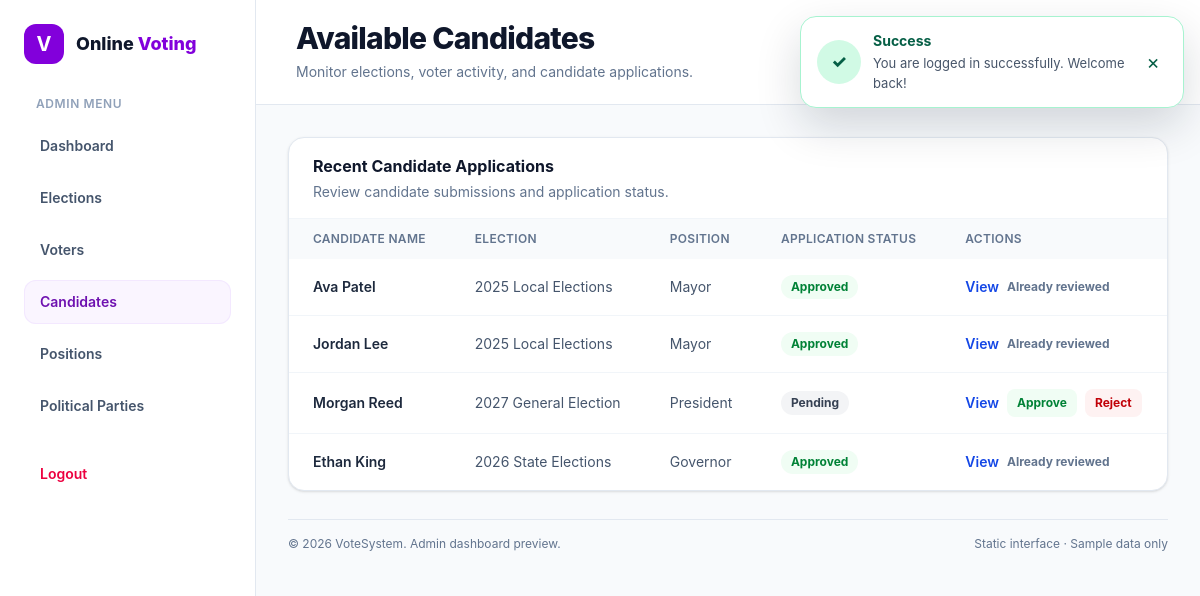
Screenshot of /views/admin/candidates.php (signed in) with the database file from the repository.
### tables this page shows
CREATE TABLE applications (
    id INT AUTO_INCREMENT PRIMARY KEY,
    user_id INT NOT NULL,
    address VARCHAR(255) NOT NULL,
    city VARCHAR(100) NOT NULL,
    state VARCHAR(100) NOT NULL,
    country VARCHAR(100) NOT NULL,
    postal_code VARCHAR(20) NOT NULL,
    election_id INT NOT NULL,
    position_id INT NOT NULL,
    constituency_area VARCHAR(100) NOT NULL,
    party_id INT DEFAULT NULL,
    qualifications TEXT NOT NULL,
    experience TEXT NOT NULL,
    manifesto TEXT NOT NULL,
    certificates VARCHAR(255) DEFAULT NULL,
    status ENUM('pending', 'approved', 'rejected') NOT NULL DEFAULT 'pending',
    created_at TIMESTAMP DEFAULT CURRENT_TIMESTAMP,
    updated_at TIMESTAMP DEFAULT CURRENT_TIMESTAMP ON UPDATE CURRENT_TIMESTAMP,
    FOREIGN KEY (user_id) REFERENCES users(id) ON DELETE CASCADE,
    FOREIGN KEY (election_id) REFERENCES elections(id) ON DELETE CASCADE,
    FOREIGN KEY (position_id) REFERENCES positions(id) ON DELETE CASCADE,
    FOREIGN KEY (party_id) REFERENCES parties(id) ON DELETE SET NULL,
    UNIQUE (user_id, election_id, position_id)
);

CREATE TABLE users (
    id INT AUTO_INCREMENT PRIMARY KEY,
    name VARCHAR(50) NOT NULL,
    email VARCHAR(100) NOT NULL UNIQUE,
    identity_type VARCHAR(20) NOT NULL,
    identity_number VARCHAR(20) NOT NULL UNIQUE,
    dob DATE NOT NULL,
    gender ENUM('male', 'female', 'other') NOT NULL,
    role ENUM('voter', 'candidate', 'admin') NOT NULL DEFAULT 'voter',
    status tinyint NOT NULL DEFAULT 1,
    password VARCHAR(255) NOT NULL,
    profile_picture VARCHAR(255) DEFAULT NULL,
    created_at TIMESTAMP DEFAULT CURRENT_TIMESTAMP,
    updated_at TIMESTAMP DEFAULT CURRENT_TIMESTAMP ON UPDATE CURRENT_TIMESTAMP
);

CREATE TABLE elections (
    id INT AUTO_INCREMENT PRIMARY KEY,
    title VARCHAR(100) NOT NULL UNIQUE,
    description TEXT NOT NULL,
    start_date DATETIME NOT NULL,
    end_date DATETIME NOT NULL,
    status ENUM('upcoming', 'ongoing', 'completed') NOT NULL DEFAULT 'upcoming',
    created_at TIMESTAMP DEFAULT CURRENT_TIMESTAMP,
    updated_at TIMESTAMP DEFAULT CURRENT_TIMESTAMP ON UPDATE CURRENT_TIMESTAMP
);

CREATE TABLE positions (
    id INT AUTO_INCREMENT PRIMARY KEY,
    title VARCHAR(100) NOT NULL UNIQUE,
    description TEXT NOT NULL,
    created_at TIMESTAMP DEFAULT CURRENT_TIMESTAMP,
    updated_at TIMESTAMP DEFAULT CURRENT_TIMESTAMP ON UPDATE CURRENT_TIMESTAMP
);

### app/helpers/security.php (called while the page is built, shortened)
<?php
function cleanText(string $value): string
{
    return htmlspecialchars(trim($value), ENT_QUOTES, 'UTF-8');
}
function getCsrfToken(): string
{
    return $_SESSION['csrf_token'];
}

### includes/admin/applications_list.php (the view, shortened to what this page needs)
<table class="w-full min-w-[760px] text-left text-sm">
    <thead class="bg-slate-50 text-xs uppercase tracking-wide text-slate-500">
        <tr>
            <th scope="col" class="px-6 py-3 font-semibold">Candidate Name</th>
            <th scope="col" class="px-6 py-3 font-semibold">Election</th>
            <th scope="col" class="px-6 py-3 font-semibold">Position</th>
            <th scope="col" class="px-6 py-3 font-semibold">Application Status</th>
            <th scope="col" class="px-6 py-3 font-semibold">Actions</th>
        </tr>
    </thead>
    <tbody class="divide-y divide-slate-100">
        <?php
          $statusColors = [
              'pending' => 'bg-gray-100 text-gray-700',
              'approved' => 'bg-green-50 text-green-700',
              'rejected' => 'bg-red-50 text-red-700'
          ];
          if ($limit == false) {
              $candidates = $pdo->query("SELECT applications.status AS status,
                              applications.id AS candidate_id,
                              users.name AS username,
                              elections.title AS election,
                              elections.status AS election_status,
                              positions.title AS position FROM applications
                              INNER JOIN users ON applications.user_id=users.id
                              INNER JOIN elections ON applications.election_id=elections.id
                              INNER JOIN positions ON applications.position_id=positions.id
                              ")->fetchAll();
          }
          if (empty($candidates)) {
              echo '<tr>
                              <td class="px-6 py-4 font-semibold text-slate-600">
                              No Application submitted by candidates
                              </td>
                              </tr>';
          } else {
              foreach ($candidates as $key => $candidate) {
                  $electionStatusLabel = $candidate['election_status'] === 'completed'
                      ? 'Election Completed'
                      : ucfirst($candidate['status']);
                  echo ' <tr>
                                  <td class="px-6 py-4 font-semibold text-slate-800">' . cleanText((string) $candidate['username']) . '</td>
                                  <td class="px-6 py-4 text-slate-600">' . cleanText((string) $candidate['election']) . '</td>
                                  <td class="px-6 py-4 text-slate-600">' . cleanText((string) $candidate['position']) . '</td>
                                  <td class="px-6 py-4"><span
                                          class="inline-flex rounded-full px-2.5 py-1 text-xs font-bold ' . ($candidate['election_status'] === 'completed' ? 'bg-slate-800 text-white' : $statusColors[$candidate['status']]) . '">' . cleanText($electionStatusLabel) . '</span>
                                  </td>
                                  <td class="px-6 py-4">
                                      <div class="flex items-center gap-2">
                                      <a href="../../views/admin/application_details.php?candidate='
                      . $candidate['candidate_id'] . '" class="font-semibold text-blue-700 hover:underline">View</a>';
                  if ($candidate['election_status'] !== 'completed' && $candidate['status'] === 'pending') {
                      echo '<a href="../../app/controllers/actions.php?candidate=' . $candidate['candidate_id'] . '&approve=true&csrf_token=' . urlencode(getCsrfToken()) . '"
                                                  class="rounded-lg bg-green-50 px-2.5 py-1.5 text-xs font-bold text-green-700">Approve</a>
                                                  <a href="../../app/controllers/actions.php?candidate=' . $candidate['candidate_id'] . '&approve=false&csrf_token=' . urlencode(getCsrfToken()) . '"
                                                  class="rounded-lg bg-red-50 px-2.5 py-1.5 text-xs font-bold text-red-700">Reject</a>';
                  } elseif ($candidate['election_status'] !== 'completed' && $candidate['status'] !== 'pending') {
                      echo '<span class="text-xs font-bold text-slate-500">Already reviewed</span>';
                  }
                  echo ' </div>
                                  </td>
                               </tr>';
              }
          } ?>
    </tbody>
</table>

### rows the page displays
applications: user.name "Ava Patel", election.title "2025 Local Elections", position.title "Mayor", cleanText($electionStatusLabel) "Approved", shows "Already reviewed"
applications: user.name "Jordan Lee", election.title "2025 Local Elections", position.title "Mayor", cleanText($electionStatusLabel) "Approved", shows "Already reviewed"
applications: user.name "Morgan Reed", election.title "2027 General Election", position.title "President", cleanText($electionStatusLabel) "Pending"
applications: user.name "Ethan King", election.title "2026 State Elections", position.title "Governor", cleanText($electionStatusLabel) "Approved", shows "Already reviewed"

### other values shown
$portalLabel "ADMIN"
$item['label'] "Dashboard"
$item['label'] "Elections"
$item['label'] "Voters"
$item['label'] "Candidates"
$item['label'] "Positions"
$item['label'] "Political Parties"
$pageTitle "Available Candidates"
$pageDescription "Monitor elections, voter activity, and candidate applications."
$titles[$type] "Success"
$message "You are logged in successfully. Welcome back!"
